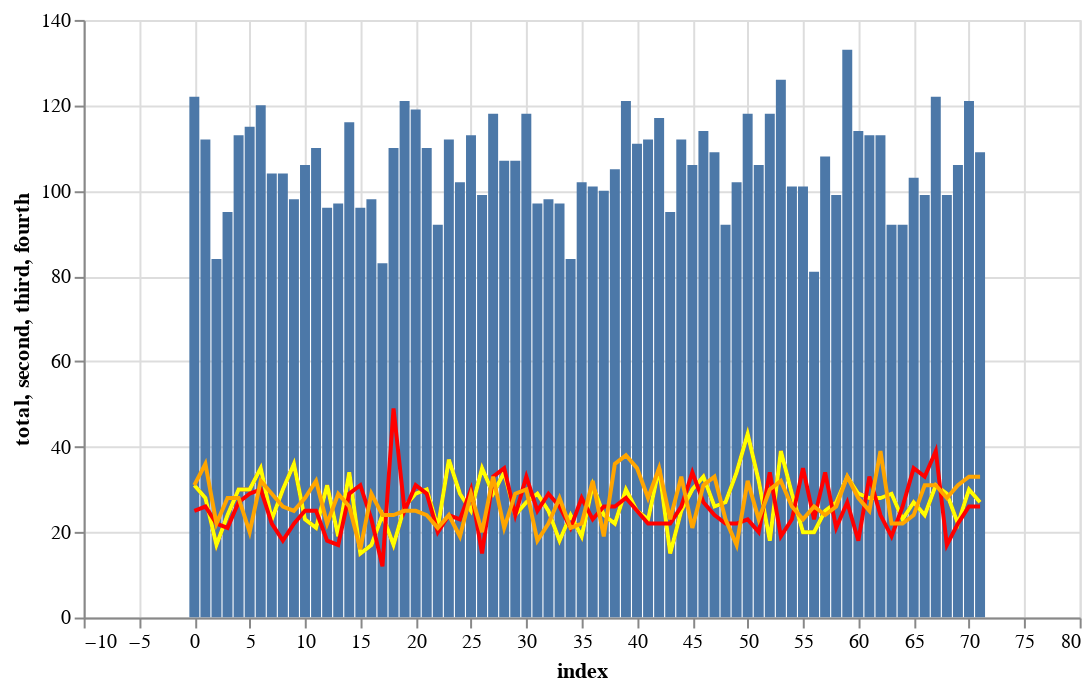

Write notebook code for a chart like this one.
### Code cell
base = alt.Chart(df.reset_index()).encode(x='index:Q')

selection = alt.selection_single(encodings=['color'], empty='none')


bar = base.mark_bar().encode(y='total')

first =  base.mark_line(color='purple').encode(
    y='first:Q'
)

second =  base.mark_line(color='yellow').encode(
    y='second:Q'
)

third =  base.mark_line(color='red').encode(
    y='third:Q'
)

fourth =  base.mark_line(color='orange').encode(
    y='fourth:Q'
)



( bar + first + second + third + fourth).properties(width=500).interactive().add_selection(
    selection
)

### Figure 1 — Vega-Lite specification as saved in the notebook (floating-point values rounded to 4 significant figures)
{"config": {"view": {"continuousWidth": 400, "continuousHeight": 300}}, "layer": [{"mark": "bar", "encoding": {"x": {"type": "quantitative", "field": "index"}, "y": {"type": "quantitative", "field": "total"}}, "selection": {"selector003": {"type": "interval", "bind": "scales", "encodings": ["x", "y"]}, "selector002": {"type": "single", "encodings": ["color"], "empty": "none"}}}, {"mark": {"type": "line", "color": "purple"}, "encoding": {"x": {"type": "quantitative", "field": "index"}, "y": {"type": "quantitative", "field": "second"}}}, {"mark": {"type": "line", "color": "yellow"}, "encoding": {"x": {"type": "quantitative", "field": "index"}, "y": {"type": "quantitative", "field": "second"}}}, {"mark": {"type": "line", "color": "red"}, "encoding": {"x": {"type": "quantitative", "field": "index"}, "y": {"type": "quantitative", "field": "third"}}}, {"mark": {"type": "line", "color": "orange"}, "encoding": {"x": {"type": "quantitative", "field": "index"}, "y": {"type": "quantitative", "field": "fourth"}}}], "data": {"name": "data-ee16716e4f47e49ece570af8117947fd"}, "width": 500, "$schema": "https://vega.github.io/schema/vega-lite/v4.8.1.json", "datasets": {"data-ee16716e4f47e49ece570af8117947fd": [{"index": 0, "first": 30, "second": 31, "third": 25, "fourth": 31, "OT": 5.0, "total": 122.0}, {"index": 1, "first": 22, "second": 28, "third": 26, "fourth": 36, "OT": null, "total": 112.0}, {"index": 2, "first": 23, "second": 17, "third": 22, "fourth": 22, "OT": null, "total": 84.0}, {"index": 3, "first": 22, "second": 24, "third": 21, "fourth": 28, "OT": null, "total": 95.0}, {"index": 4, "first": 28, "second": 30, "third": 27, "fourth": 28, "OT": null, "total": 113.0}, {"index": 5, "first": 36, "second": 30, "third": 29, "fourth": 20, "OT": null, "total": 115.0}, {"index": 6, "first": 23, "second": 35, "third": 30, "fourth": 32, "OT": null, "total": 120.0}, {"index": 7, "first": 30, "second": 23, "third": 22, "fourth": 29, "OT": null, "total": 104.0}, {"index": 8, "first": 30, "second": 30, "third": 18, "fourth": 26, "OT": null, "total": 104.0}, {"index": 9, "first": 15, "second": 36, "third": 22, "fourth": 25, "OT": null, "total": 98.0}, {"index": 10, "first": 30, "second": 23, "third": 25, "fourth": 28, "OT": null, "total": 106.0}, {"index": 11, "first": 32, "second": 21, "third": 25, "fourth": 32, "OT": null, "total": 110.0}, {"index": 12, "first": 25, "second": 31, "third": 18, "fourth": 22, "OT": null, "total": 96.0}, {"index": 13, "first": 32, "second": 19, "third": 17, "fourth": 29, "OT": null, "total": 97.0}, {"index": 14, "first": 27, "second": 34, "third": 29, "fourth": 26, "OT": null, "total": 116.0}, {"index": 15, "first": 34, "second": 15, "third": 31, "fourth": 16, "OT": null, "total": 96.0}, {"index": 16, "first": 29, "second": 17, "third": 23, "fourth": 29, "OT": null, "total": 98.0}, {"index": 17, "first": 23, "second": 24, "third": 12, "fourth": 24, "OT": null, "total": 83.0}, {"index": 18, "first": 20, "second": 17, "third": 49, "fourth": 24, "OT": null, "total": 110.0}, {"index": 19, "first": 32, "second": 26, "third": 25, "fourth": 25, "OT": 13.0, "total": 121.0}, {"index": 20, "first": 34, "second": 29, "third": 31, "fourth": 25, "OT": null, "total": 119.0}, {"index": 21, "first": 27, "second": 30, "third": 29, "fourth": 24, "OT": null, "total": 110.0}, {"index": 22, "first": 30, "second": 21, "third": 20, "fourth": 21, "OT": null, "total": 92.0}, {"index": 23, "first": 27, "second": 37, "third": 24, "fourth": 24, "OT": null, "total": 112.0}, {"index": 24, "first": 31, "second": 29, "third": 23, "fourth": 19, "OT": null, "total": 102.0}, {"index": 25, "first": 29, "second": 25, "third": 30, "fourth": 29, "OT": null, "total": 113.0}, {"index": 26, "first": 29, "second": 35, "third": 15, "fourth": 20, "OT": null, "total": 99.0}, {"index": 27, "first": 23, "second": 29, "third": 33, "fourth": 33, "OT": null, "total": 118.0}, {"index": 28, "first": 17, "second": 34, "third": 35, "fourth": 21, "OT": null, "total": 107.0}, {"index": 29, "first": 30, "second": 24, "third": 24, "fourth": 29, "OT": null, "total": 107.0}, {"index": 30, "first": 28, "second": 27, "third": 33, "fourth": 30, "OT": null, "total": 118.0}, {"index": 31, "first": 25, "second": 29, "third": 25, "fourth": 18, "OT": null, "total": 97.0}, {"index": 32, "first": 22, "second": 25, "third": 29, "fourth": 22, "OT": null, "total": 98.0}, {"index": 33, "first": 25, "second": 18, "third": 26, "fourth": 28, "OT": null, "total": 97.0}, {"index": 34, "first": 18, "second": 24, "third": 21, "fourth": 21, "OT": null, "total": 84.0}, {"index": 35, "first": 33, "second": 19, "third": 28, "fourth": 22, "OT": null, "total": 102.0}, {"index": 36, "first": 15, "second": 31, "third": 23, "fourth": 32, "OT": null, "total": 101.0}, {"index": 37, "first": 31, "second": 24, "third": 26, "fourth": 19, "OT": null, "total": 100.0}, {"index": 38, "first": 21, "second": 22, "third": 26, "fourth": 36, "OT": null, "total": 105.0}, {"index": 39, "first": 25, "second": 30, "third": 28, "fourth": 38, "OT": null, "total": 121.0}, {"index": 40, "first": 26, "second": 25, "third": 25, "fourth": 35, "OT": null, "total": 111.0}, {"index": 41, "first": 39, "second": 23, "third": 22, "fourth": 28, "OT": null, "total": 112.0}, {"index": 42, "first": 25, "second": 35, "third": 22, "fourth": 35, "OT": null, "total": 117.0}, {"index": 43, "first": 35, "second": 15, "third": 22, "fourth": 23, "OT": null, "total": 95.0}, {"index": 44, "first": 28, "second": 25, "third": 26, "fourth": 33, "OT": null, "total": 112.0}, {"index": 45, "first": 21, "second": 30, "third": 34, "fourth": 21, "OT": null, "total": 106.0}, {"index": 46, "first": 23, "second": 33, "third": 27, "fourth": 31, "OT": null, "total": 114.0}, {"index": 47, "first": 26, "second": 26, "third": 24, "fourth": 33, "OT": null, "total": 109.0}, {"index": 48, "first": 20, "second": 27, "third": 22, "fourth": 23, "OT": null, "total": 92.0}, {"index": 49, "first": 29, "second": 34, "third": 22, "fourth": 17, "OT": null, "total": 102.0}, {"index": 50, "first": 20, "second": 43, "third": 23, "fourth": 32, "OT": null, "total": 118.0}, {"index": 51, "first": 31, "second": 32, "third": 20, "fourth": 23, "OT": null, "total": 106.0}, {"index": 52, "first": 36, "second": 18, "third": 34, "fourth": 30, "OT": null, "total": 118.0}, {"index": 53, "first": 36, "second": 39, "third": 19, "fourth": 32, "OT": null, "total": 126.0}, {"index": 54, "first": 23, "second": 29, "third": 23, "fourth": 26, "OT": null, "total": 101.0}, {"index": 55, "first": 23, "second": 20, "third": 35, "fourth": 23, "OT": null, "total": 101.0}, {"index": 56, "first": 12, "second": 20, "third": 23, "fourth": 26, "OT": null, "total": 81.0}, {"index": 57, "first": 25, "second": 25, "third": 34, "fourth": 24, "OT": null, "total": 108.0}, {"index": 58, "first": 25, "second": 27, "third": 21, "fourth": 26, "OT": null, "total": 99.0}, {"index": 59, "first": 40, "second": 33, "third": 27, "fourth": 33, "OT": null, "total": 133.0}, {"index": 60, "first": 39, "second": 29, "third": 18, "fourth": 28, "OT": null, "total": 114.0}, {"index": 61, "first": 27, "second": 28, "third": 33, "fourth": 25, "OT": null, "total": 113.0}, {"index": 62, "first": 22, "second": 28, "third": 24, "fourth": 39, "OT": null, "total": 113.0}, {"index": 63, "first": 22, "second": 29, "third": 19, "fourth": 22, "OT": null, "total": 92.0}, {"index": 64, "first": 21, "second": 23, "third": 26, "fourth": 22, "OT": null, "total": 92.0}, {"index": 65, "first": 17, "second": 27, "third": 35, "fourth": 24, "OT": null, "total": 103.0}, {"index": 66, "first": 11, "second": 24, "third": 33, "fourth": 31, "OT": null, "total": 99.0}, {"index": 67, "first": 21, "second": 31, "third": 39, "fourth": 31, "OT": null, "total": 122.0}, {"index": 68, "first": 25, "second": 29, "third": 17, "fourth": 28, "OT": null, "total": 99.0}, {"index": 69, "first": 31, "second": 22, "third": 22, "fourth": 31, "OT": null, "total": 106.0}, {"index": 70, "first": 32, "second": 30, "third": 26, "fourth": 33, "OT": null, "total": 121.0}, {"index": 71, "first": 23, "second": 27, "third": 26, "fourth": 33, "OT": null, "total": 109.0}]}}
